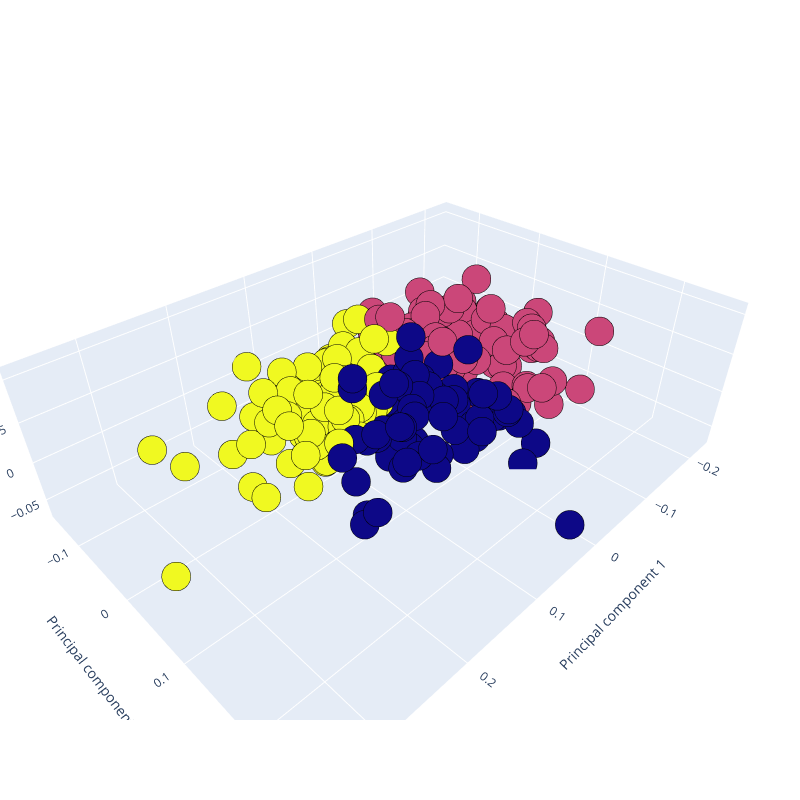

The code cell stored with this chart in its notebook:
### Markdown cell above
# 3clusters 3D

### Code cell
# 3d scatterplot using plotly
Scene = dict(xaxis = dict(title  = 'Principal component 1'),yaxis = dict(title  = 'Principal component 2'),zaxis = dict(title  = 'Principal component 3'))

# model.labels_ is nothing but the predicted clusters i.e y_clusters
labels = model3.labels_
trace = go.Scatter3d(x=X_pca3[:, 0], y=X_pca3[:, 1], z=X_pca3[:, 2], mode='markers',marker=dict(color = labels, size= 10, line=dict(color= 'black',width = 10)))
layout = go.Layout(margin=dict(l=0,r=0),scene = Scene,height = 800,width = 800)
data = [trace]
fig = go.Figure(data = data, layout = layout)
fig.show()
fig.write_html("3clusters.html")

### Figure 1 — Plotly figure (JSON) as saved in the notebook; plotly's stock layout.template omitted (floating-point values rounded to 4 significant figures; data arrays with more than 128 entries replaced by an {"elided": "..."} marker saying what was removed)
{"data": [{"marker": {"color": {"elided": "297 int values"}, "line": {"color": "black", "width": 10}, "size": 10}, "mode": "markers", "type": "scatter3d", "x": {"elided": "297 float values"}, "y": {"elided": "297 float values"}, "z": {"elided": "297 float values"}}], "layout": {"height": 800, "margin": {"l": 0, "r": 0}, "scene": {"xaxis": {"title": {"text": "Principal component 1"}}, "yaxis": {"title": {"text": "Principal component 2"}}, "zaxis": {"title": {"text": "Principal component 3"}}}, "width": 800}}
